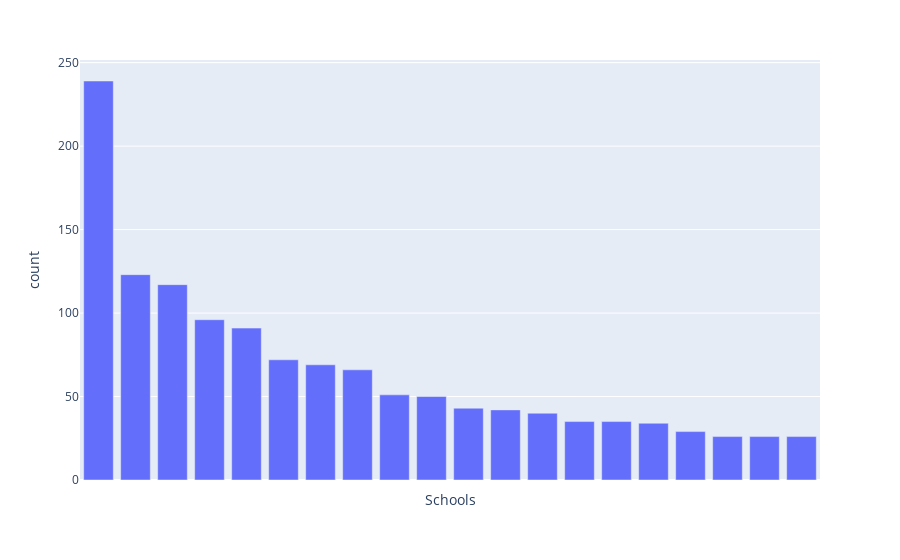

Notebook code for this chart:
### Markdown cell above
## Displaying data

### Code cell
import plotly.express as px
fig = px.bar(data[:20], x="_id", y="count", labels={'_id':'Schools'})
fig.update_xaxes(showticklabels=False) # we hide x labels because it takes too much room. We can see school names by hovering bars
fig.show()

### Figure 1 — Plotly figure (JSON) as saved in the notebook; plotly's stock layout.template omitted (floating-point values rounded to 4 significant figures)
{"data": [{"alignmentgroup": "True", "hovertemplate": "Schools=%{x}<br>count=%{y}<extra></extra>", "legendgroup": "", "marker": {"color": "#636efa", "pattern": {"shape": ""}}, "name": "", "offsetgroup": "", "orientation": "v", "showlegend": false, "textposition": "auto", "type": "bar", "x": ["École Polytechnique", "Université Paris Dauphine - PSL", "CentraleSupélec", "Pierre and Marie Curie University", "Université Paris Cité", "ENSAE Paris", "Université Paris-Saclay", "Sorbonne Université", "École normale supérieure Paris-Saclay", "University of Paris I: Panthéon-Sorbonne", "Ecole normale supérieure", "University of Cambridge", "Lycée Louis-le-Grand", "University of Oxford", "Ecole des Ponts ParisTech", "Imperial College London", "Paris-Sud University (Paris XI)", "Télécom Paris", "National School of Computer Science and Applied Mathematics of Grenoble", "ENSTA Paris"], "xaxis": "x", "y": [239, 123, 117, 96, 91, 72, 69, 66, 51, 50, 43, 42, 40, 35, 35, 34, 29, 26, 26, 26], "yaxis": "y"}], "layout": {"barmode": "relative", "legend": {"tracegroupgap": 0}, "margin": {"t": 60}, "xaxis": {"anchor": "y", "domain": [0, 1], "showticklabels": false, "title": {"text": "Schools"}}, "yaxis": {"anchor": "x", "domain": [0, 1], "title": {"text": "count"}}}}
